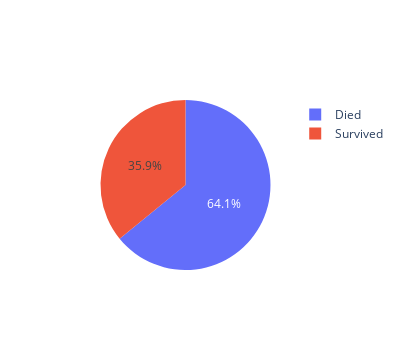

Notebook source saved alongside this figure:
### Code cell
import plotly.graph_objects as go
fig = go.Figure()
labels=["Died","Survived"]
fig.add_trace(go.Pie(labels=labels, values=df_test['Survived'].value_counts()))
fig.update_layout(autosize=False, width=400, height=350)
fig.show()

### Figure 1 — Plotly figure (JSON) as saved in the notebook; plotly's stock layout.template omitted (floating-point values rounded to 4 significant figures)
{"data": [{"labels": ["Died", "Survived"], "type": "pie", "values": [268, 150]}], "layout": {"autosize": false, "height": 350, "width": 400}}
